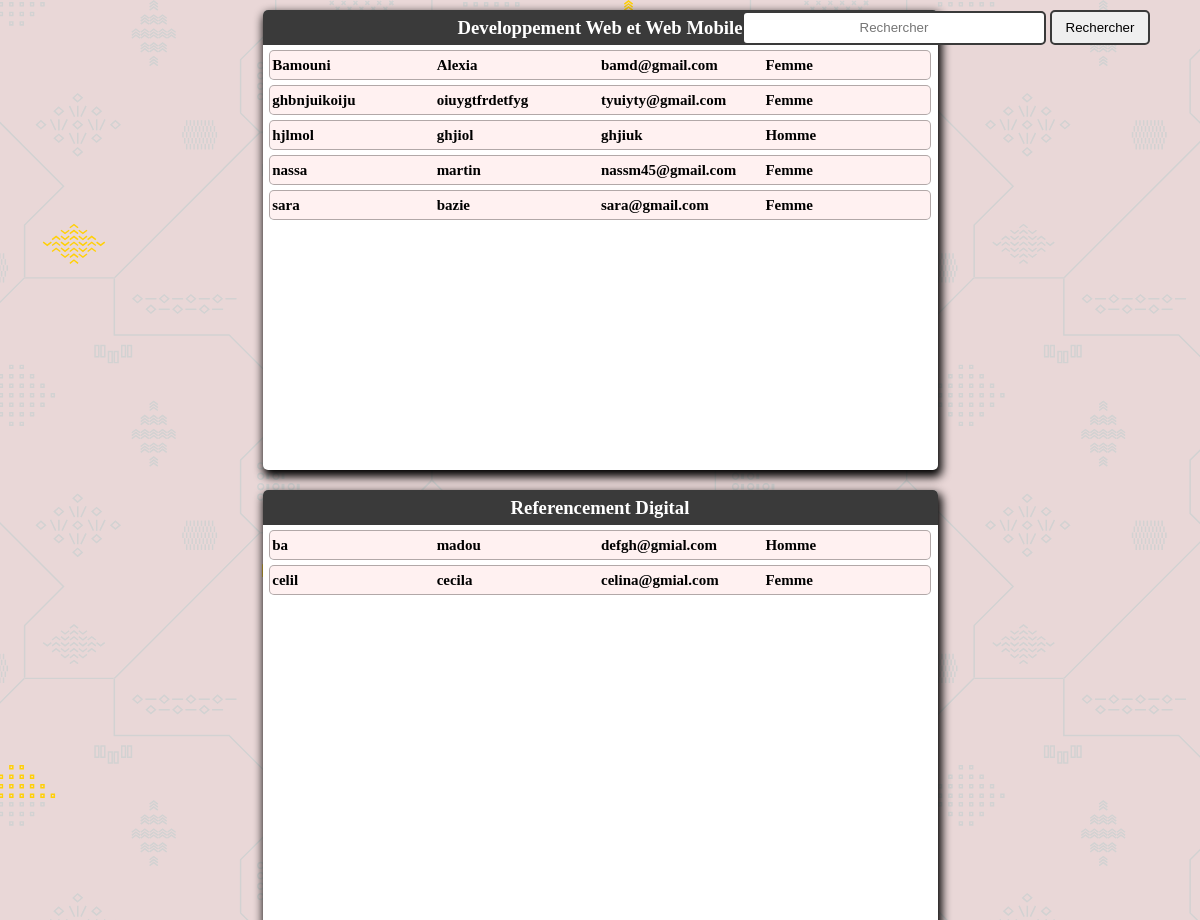
The page /listes.php on the database its author committed.
### tables this page shows
CREATE TABLE `apprenants` (
  `mail` varchar(60) NOT NULL,
  `nom` varchar(60) NOT NULL,
  `prenom` varchar(60) NOT NULL,
  `naissance` date NOT NULL,
  `sexe` varchar(5) NOT NULL,
  `formation` varchar(60) NOT NULL
);

### listes.php (the view, shortened to what this page needs)
<!DOCTYPE html>
<html lang="en">
<head>
    <link rel="stylesheet" href="styles/liste.css">
</head>
<body>
    <?php
    $dat = new mysqli("localhost", "root", "", "liste");
    ?>
    <div class="form">
        <form action="" method="POST">
            <input type="text" name="search" placeholder="Rechercher">
            <button type="submit" name="submit" value="submit">Rechercher</button>
        </form>
    </div>
    <div class="main">
        <h3>Developpement Web et Web Mobile</h3>
        <?php
        if (empty($_POST["submit"])) {
            $ret_dev = $dat->query("SELECT * FROM `apprenants` WHERE `formation`='DEV' ORDER BY `nom`");
            while ($data = $ret_dev->fetch_array()) {
                echo ("<table  class=tablebody>");
                echo ("<tbody>
        <td>
         <h6>" . $data["nom"] . "</h6>
        </td>" . "<td>
        <h6>" . $data["prenom"] . "</h6>
       </td>" . "<td>
       <h6>" . $data["mail"] . "</h6>
      </td>" . "<td>
      <h6>" . $data["sexe"] . "</h6>
     </td>" . "</tbody>");
                echo ("</table>");
            }
        }
        ?>
    </div>
    <div class="main">
        <h3>Referencement Digital</h3>
        <?php
        if (empty($_POST["submit"])) {
            $ret_ref = $dat->query("SELECT * FROM `apprenants` WHERE `formation`='REF' ORDER BY `nom`");
            while ($data = $ret_ref->fetch_array()) {
                echo ("<table  class=tablebody>");
                echo ("<tbody>
        <td>
         <h6>" . $data["nom"] . "</h6>
        </td>" . "<td>
        <h6>" . $data["prenom"] . "</h6>
       </td>" . "<td>
       <h6>" . $data["mail"] . "</h6>
      </td>" . "<td>
      <h6>" . $data["sexe"] . "</h6>
     </td>" . "</tbody>");
                echo ("</table>");
            }
        }
        ?>
    </div>
</body>
</html>

### styles/liste.css (style rules this page uses)
* { margin: 0%; padding: 0%; }
body { background-color: #e9d7d7; position: relative; background-image: url(../images/background-simplon.svg); background-size: cover; }
.main { animation: entrance; animation-duration: 1s; width: auto; height: auto; min-height: 50%; background-color: white; overflow: auto; min-width: 675px; border-radius: 5px; margin: 10px; max-width: 80%; box-shadow: 2px 5px 10px 2px black; }
.main h3 { background-color: #3a3a3a; height: 35px; margin: auto; color: white; text-align: center; display: flex; justify-content: center; align-items: center; font-family: "Bahnschrift"; }
.tablebody { border: 1px solid rgba(0, 0, 0, 0.301); height: 30px; width: 98%; border-radius: 5px; background-color: #ffc0c03b; margin: 5px auto 5px auto; }
.tablebody td { width: 80px; }
.tablebody h6 { text-align: left; font-family: "Bahnschrift"; font-size: 15px; width: 80px; }
.form { position: absolute; top: 10px; right: 50px; }
input { width: 300px; height: 30px; border: 2px solid #3a3a3a; border-radius: 5px; text-align: center; }
button { height: 35px; width: 100px; border: 2px solid #3a3a3a; border-radius: 5px; }

### rows shown on the page
apprenants: nom "Bamouni", prenom "Alexia", mail "bamd@gmail.com", sexe "Femme"
apprenants: nom "ghbnjuikoiju", prenom "oiuygtfrdetfyg", mail "tyuiyty@gmail.com", sexe "Femme"
apprenants: nom "hjlmol", prenom "ghjiol", mail "ghjiuk", sexe "Homme"
apprenants: nom "nassa", prenom "martin", mail "nassm45@gmail.com", sexe "Femme"
apprenants: nom "sara", prenom "bazie", mail "sara@gmail.com", sexe "Femme"
apprenants: nom "ba", prenom "madou", mail "defgh@gmial.com", sexe "Homme"
apprenants: nom "celil", prenom "cecila", mail "celina@gmial.com", sexe "Femme"
